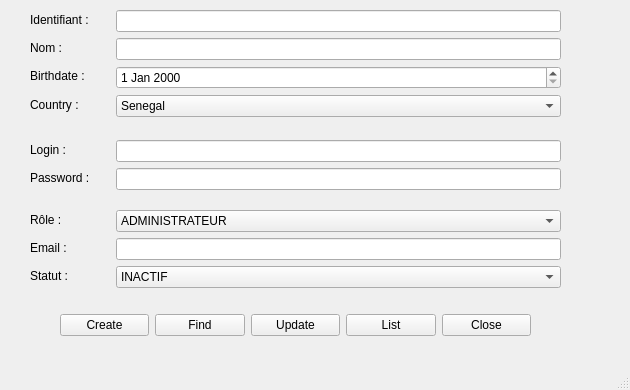
<?xml version="1.0" encoding="UTF-8"?>
<ui version="4.0">
 <class>UIUser</class>
 <widget class="QMainWindow" name="UIUser">
  <property name="geometry">
   <rect>
    <x>0</x>
    <y>0</y>
    <width>630</width>
    <height>390</height>
   </rect>
  </property>
  <property name="minimumSize">
   <size>
    <width>630</width>
    <height>390</height>
   </size>
  </property>
  <property name="maximumSize">
   <size>
    <width>16777215</width>
    <height>16777215</height>
   </size>
  </property>
  <property name="windowTitle">
   <string>Gestion des utilisateurs - Admin : </string>
  </property>
  <widget class="QWidget" name="centralwidget">
   <widget class="QWidget" name="formLayoutWidget">
    <property name="geometry">
     <rect>
      <x>30</x>
      <y>10</y>
      <width>531</width>
      <height>121</height>
     </rect>
    </property>
    <layout class="QFormLayout" name="formLayout">
     <item row="1" column="0">
      <widget class="QLabel" name="labelNom">
       <property name="minimumSize">
        <size>
         <width>60</width>
         <height>20</height>
        </size>
       </property>
       <property name="maximumSize">
        <size>
         <width>60</width>
         <height>20</height>
        </size>
       </property>
       <property name="text">
        <string>Nom :   </string>
       </property>
      </widget>
     </item>
     <item row="1" column="1">
      <widget class="QLineEdit" name="lineEditNom"/>
     </item>
     <item row="2" column="0">
      <widget class="QLabel" name="labelBirthdate">
       <property name="minimumSize">
        <size>
         <width>60</width>
         <height>20</height>
        </size>
       </property>
       <property name="maximumSize">
        <size>
         <width>60</width>
         <height>20</height>
        </size>
       </property>
       <property name="text">
        <string>Birthdate :   </string>
       </property>
      </widget>
     </item>
     <item row="2" column="1">
      <widget class="QDateEdit" name="dateEditBirthdate"/>
     </item>
     <item row="3" column="0">
      <widget class="QLabel" name="labelCountry">
       <property name="minimumSize">
        <size>
         <width>60</width>
         <height>20</height>
        </size>
       </property>
       <property name="maximumSize">
        <size>
         <width>60</width>
         <height>20</height>
        </size>
       </property>
       <property name="text">
        <string>Country :   </string>
       </property>
      </widget>
     </item>
     <item row="3" column="1">
      <widget class="QComboBox" name="comboBoxCountry">
       <item>
        <property name="text">
         <string>Senegal</string>
        </property>
       </item>
       <item>
        <property name="text">
         <string>Mali</string>
        </property>
       </item>
       <item>
        <property name="text">
         <string>Ivoiry Coast</string>
        </property>
       </item>
       <item>
        <property name="text">
         <string>Benin</string>
        </property>
       </item>
       <item>
        <property name="text">
         <string>South Africa</string>
        </property>
       </item>
       <item>
        <property name="text">
         <string>Morocco</string>
        </property>
       </item>
       <item>
        <property name="text">
         <string>Niger</string>
        </property>
       </item>
      </widget>
     </item>
     <item row="0" column="1">
      <widget class="QLineEdit" name="lineEditIdentifiant"/>
     </item>
     <item row="0" column="0">
      <widget class="QLabel" name="labelId">
       <property name="minimumSize">
        <size>
         <width>80</width>
         <height>20</height>
        </size>
       </property>
       <property name="maximumSize">
        <size>
         <width>80</width>
         <height>20</height>
        </size>
       </property>
       <property name="text">
        <string>Identifiant :   </string>
       </property>
       <property name="textFormat">
        <enum>Qt::AutoText</enum>
       </property>
      </widget>
     </item>
    </layout>
   </widget>
   <widget class="QWidget" name="gridLayoutWidget">
    <property name="geometry">
     <rect>
      <x>20</x>
      <y>310</y>
      <width>551</width>
      <height>31</height>
     </rect>
    </property>
    <layout class="QGridLayout" name="gridLayout">
     <item row="0" column="6">
      <spacer name="horizontalSpacerRight">
       <property name="sizeHint" stdset="0">
        <size>
         <width>40</width>
         <height>20</height>
        </size>
       </property>
      </spacer>
     </item>
     <item row="0" column="3">
      <widget class="QPushButton" name="pushButtonUpdate">
       <property name="text">
        <string>Update</string>
       </property>
      </widget>
     </item>
     <item row="0" column="5">
      <widget class="QPushButton" name="pushButtonClose">
       <property name="text">
        <string>Close</string>
       </property>
      </widget>
     </item>
     <item row="0" column="2">
      <widget class="QPushButton" name="pushButtonFind">
       <property name="text">
        <string>Find</string>
       </property>
      </widget>
     </item>
     <item row="0" column="4">
      <widget class="QPushButton" name="pushButtonList">
       <property name="text">
        <string>List</string>
       </property>
      </widget>
     </item>
     <item row="0" column="1">
      <widget class="QPushButton" name="pushButtonCreate">
       <property name="text">
        <string>Create</string>
       </property>
      </widget>
     </item>
     <item row="0" column="0">
      <spacer name="horizontalSpacer">
       <property name="sizeHint" stdset="0">
        <size>
         <width>40</width>
         <height>20</height>
        </size>
       </property>
      </spacer>
     </item>
    </layout>
   </widget>
   <widget class="QWidget" name="formLayoutWidget_2">
    <property name="geometry">
     <rect>
      <x>30</x>
      <y>140</y>
      <width>531</width>
      <height>61</height>
     </rect>
    </property>
    <layout class="QFormLayout" name="formLayout_credentials">
     <item row="0" column="0">
      <widget class="QLabel" name="labelLogin">
       <property name="minimumSize">
        <size>
         <width>80</width>
         <height>20</height>
        </size>
       </property>
       <property name="maximumSize">
        <size>
         <width>80</width>
         <height>20</height>
        </size>
       </property>
       <property name="text">
        <string>Login :</string>
       </property>
      </widget>
     </item>
     <item row="0" column="1">
      <widget class="QLineEdit" name="lineEditLogin"/>
     </item>
     <item row="1" column="0">
      <widget class="QLabel" name="labelPassword">
       <property name="minimumSize">
        <size>
         <width>60</width>
         <height>20</height>
        </size>
       </property>
       <property name="maximumSize">
        <size>
         <width>60</width>
         <height>20</height>
        </size>
       </property>
       <property name="text">
        <string>Password :   </string>
       </property>
      </widget>
     </item>
     <item row="1" column="1">
      <widget class="QLineEdit" name="lineEditPassword">
       <property name="echoMode">
        <enum>QLineEdit::Normal</enum>
       </property>
      </widget>
     </item>
    </layout>
   </widget>
   <widget class="QWidget" name="formLayoutWidget_3">
    <property name="geometry">
     <rect>
      <x>30</x>
      <y>210</y>
      <width>531</width>
      <height>91</height>
     </rect>
    </property>
    <layout class="QFormLayout" name="formLayout_2">
     <item row="0" column="0">
      <widget class="QLabel" name="labelRole">
       <property name="minimumSize">
        <size>
         <width>80</width>
         <height>20</height>
        </size>
       </property>
       <property name="maximumSize">
        <size>
         <width>80</width>
         <height>20</height>
        </size>
       </property>
       <property name="text">
        <string>Rôle :</string>
       </property>
      </widget>
     </item>
     <item row="0" column="1">
      <widget class="QComboBox" name="comboBoxRole">
       <item>
        <property name="text">
         <string>ADMINISTRATEUR</string>
        </property>
       </item>
       <item>
        <property name="text">
         <string>CLIENT</string>
        </property>
       </item>
       <item>
        <property name="text">
         <string>GESTIONNAIRE</string>
        </property>
       </item>
      </widget>
     </item>
     <item row="1" column="0">
      <widget class="QLabel" name="labelEmail">
       <property name="minimumSize">
        <size>
         <width>60</width>
         <height>20</height>
        </size>
       </property>
       <property name="maximumSize">
        <size>
         <width>60</width>
         <height>20</height>
        </size>
       </property>
       <property name="text">
        <string>Email :</string>
       </property>
      </widget>
     </item>
     <item row="2" column="0">
      <widget class="QLabel" name="labelSatut">
       <property name="minimumSize">
        <size>
         <width>60</width>
         <height>20</height>
        </size>
       </property>
       <property name="maximumSize">
        <size>
         <width>60</width>
         <height>20</height>
        </size>
       </property>
       <property name="text">
        <string>Statut :</string>
       </property>
      </widget>
     </item>
     <item row="1" column="1">
      <widget class="QLineEdit" name="lineEditEmail"/>
     </item>
     <item row="2" column="1">
      <widget class="QComboBox" name="comboBoxStatut">
       <item>
        <property name="text">
         <string>INACTIF</string>
        </property>
       </item>
       <item>
        <property name="text">
         <string>ACTIF</string>
        </property>
       </item>
      </widget>
     </item>
    </layout>
   </widget>
  </widget>
  <widget class="QMenuBar" name="menubar">
   <property name="geometry">
    <rect>
     <x>0</x>
     <y>0</y>
     <width>630</width>
     <height>21</height>
    </rect>
   </property>
  </widget>
  <widget class="QStatusBar" name="statusbar"/>
 </widget>
 <resources/>
 <connections/>
</ui>
